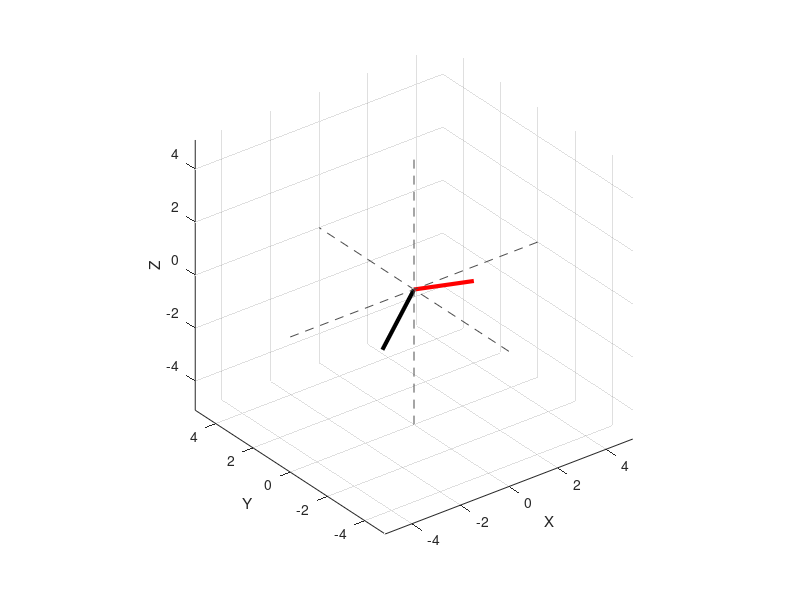
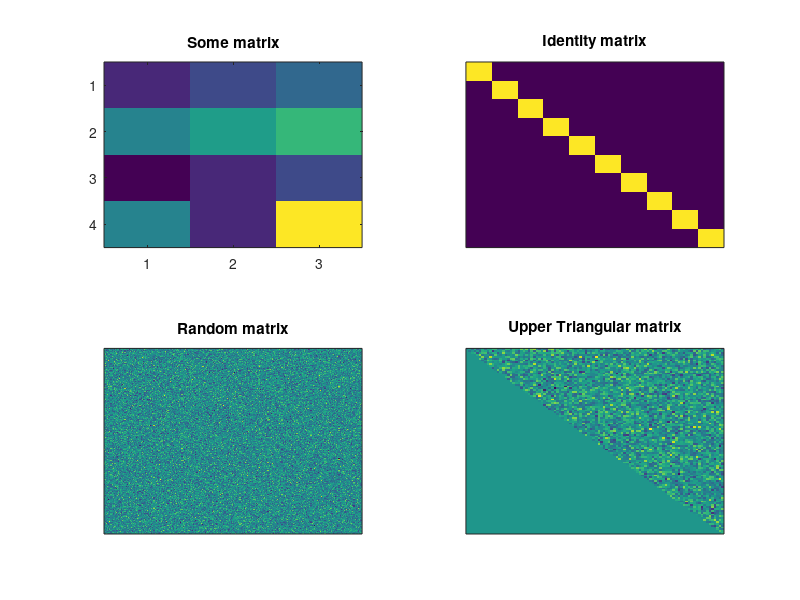

Here is the MATLAB script that generated these plots, in order:
% creating and plotting vectors in 3D

v3a = [1 3 -4];
v3b = round(randn(1, 3) * 5); % vector with random numbers

figure(2), clf

% plot vector
plot3([0 v3a(1)], [0 v3a(2)], [0 v3a(3)], 'k', 'linew', 3)
hold on
plot3([0 v3b(1)], [0 v3b(2)], [0 v3b(3)], 'r', 'linew', 3)

% set square axes
axlims = max([norm(v3a) norm(v3b)]);
set(gca, 'xlim', [-1 1] * axlims, 'ylim', [-1 1] * axlims, 'zlim', [-1 1] * axlims)
grid on
axis square

% plot 0-lines
hold on
clear h
h1 = plot3(get(gca, 'xlim'), [0 0], [0 0], 'r--');
h2 = plot3([0 0], get(gca, 'ylim'), [0 0], 'b--');
h3 = plot3([0 0], [0 0], get(gca, 'zlim'), 'y--');
set([h1 h2 h3], 'color', [1 1 1] * .3)
rotate3d on % allow rotation of the plot

% axis labels
xlabel('X'), ylabel('Y'), zlabel('Z')

% creating and visualizing matrices

% a small matrix
amat = [1 2 3; 4 5 6; 0 1 2; 4 1 9];

figure(3), clf
subplot(221)
imagesc(amat)
title('Some matrix')
set(gca, 'xtick', 1:size(amat, 2))
set(gca, 'ytick', 1:size(amat, 1))

% Identity matrix
imat = eye(10);
subplot(222)
imagesc(imat)
set(gca, 'xtick', [], 'ytick', [])
title('Identity matrix')

% random matrix
rmat = randn(250, 240);
subplot(223)
imagesc(rmat)
set(gca, 'xtick', [], 'ytick', [])
title('Random matrix')

% triangular matrix
% all elements below diagonal set to zero
% tril() for lower
tmat = triu(randn(100));
subplot(224)
imagesc(tmat)
set(gca, 'xtick', [], 'ytick', [])
title('Upper Triangular matrix')